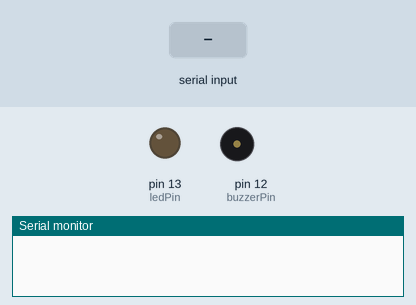
This sketch was run on a simulated Arduino Uno, built with avr-gcc and run on an emulated ATmega328P. On the bench: output pins drawn as LEDs (lit = HIGH), buzzer (waves = sounding, pin HIGH), the last lines printed to the serial monitor. The test bench sets the inputs (shaded band).

Above: at 1.2 s.
1.3 s: "s" received over Serial
At 2.4 s:
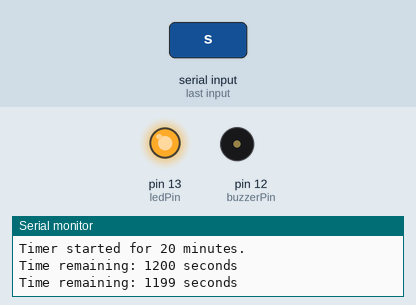
2.8 s: "z" received over Serial
At 4.0 s:
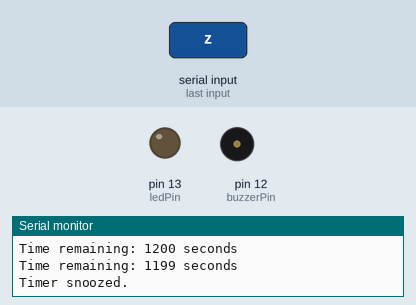
4.8 s: "S" received over Serial
At 5.1 s:
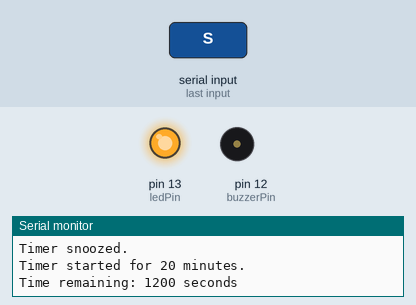
6.3 s: "Z" received over Serial
At 7.8 s:
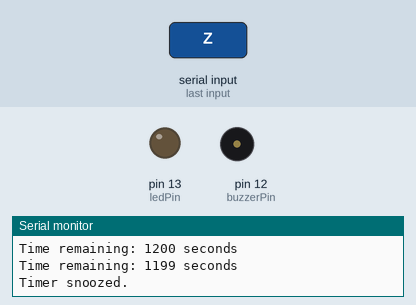
Timing chart, 0 to 9.3 s (numbered marks = the images above; inputs shaded):
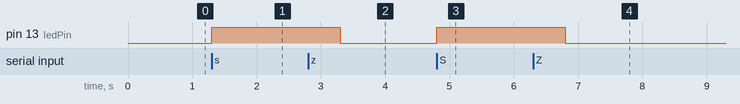

Measured:
- after the input at 1.3 s, pin 13 (ledPin): LOW → HIGH at once
- after the input at 2.8 s, pin 13 (ledPin): HIGH → LOW after 0.50 s
- after the input at 4.8 s, pin 13 (ledPin): LOW → HIGH at once
- after the input at 6.3 s, pin 13 (ledPin): HIGH → LOW after 0.50 s

The sketch:

ActiveBreaks-UserInput.ino
```cpp
#include <Arduino.h>

const int ledPin = 13;          // Pin connected to the LED
const int buzzerPin = 12;       // Pin connected to the buzzer
unsigned long timerStart = 0;   // Timer start time
unsigned long timerDuration = 1200; // Timer duration in seconds (20 minutes)
bool timerActive = false;        // Timer status

void setup() {
    pinMode(ledPin, OUTPUT);     // Set LED pin as output
    pinMode(buzzerPin, OUTPUT);  // Set buzzer pin as output
    Serial.begin(9600);          // Initialize serial communication
}

void loop() {
    // Check if data is available on the serial port
    if (Serial.available() > 0) {
        char input = Serial.read(); // Read the incoming byte

        if (input == 's' || input == 'S') { // Start timer
            if (!timerActive) {
                startTimer();
            }
        } else if (input == 'z' || input == 'Z') { // Snooze timer
            if (timerActive) {
                snoozeTimer();
            }
        }
    }

    // Check if the timer is active
    if (timerActive) {
        unsigned long elapsed = (millis() - timerStart) / 1000; // Calculate elapsed time in seconds
        unsigned long remaining = timerDuration - elapsed; // Calculate remaining time

        if (remaining <= 0) {
            soundBuzzer(); // Sound the buzzer when timer is up
        } else if (elapsed % 1 == 0) { // Update every second
            Serial.print("Time remaining: ");
            Serial.print(remaining);
            Serial.println(" seconds");
            delay(1000); // Delay for 1 second before the next update
        }
    }
}

void startTimer() {
    digitalWrite(ledPin, HIGH);   // Turn on LED
    timerStart = millis();         // Record start time
    timerActive = true;            // Set timer active
    Serial.println("Timer started for 20 minutes.");
}

void snoozeTimer() {
    timerActive = false;           // Deactivate the timer
    digitalWrite(ledPin, LOW);    // Turn off LED
    Serial.println("Timer snoozed.");
}

void soundBuzzer() {
    digitalWrite(buzzerPin, HIGH); // Sound the buzzer
    delay(2000);                    // Sound for 2 seconds
    digitalWrite(buzzerPin, LOW);  // Turn off the buzzer
    snoozeTimer();                 // Reset the timer and turn off the LED
}
```
